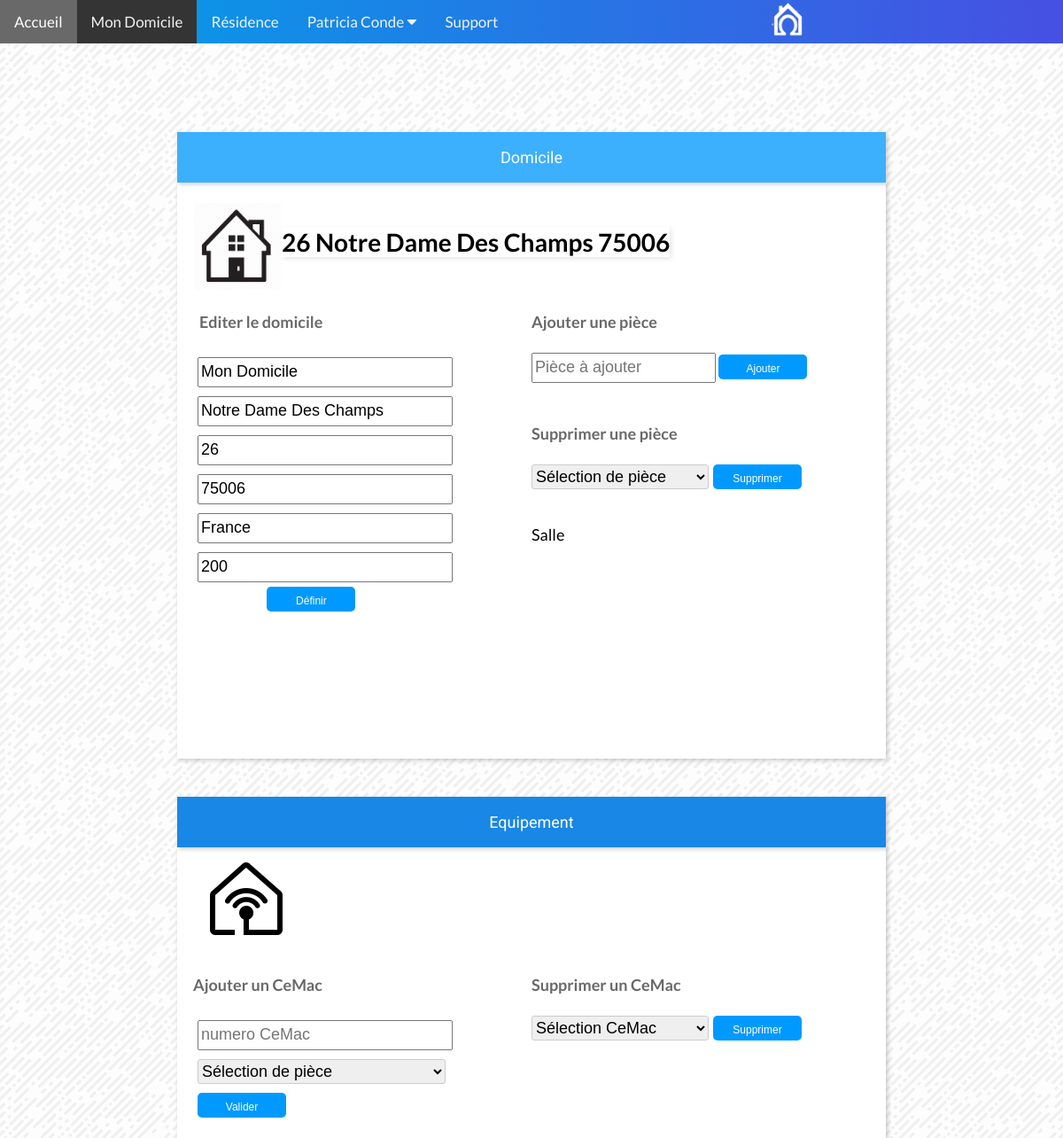
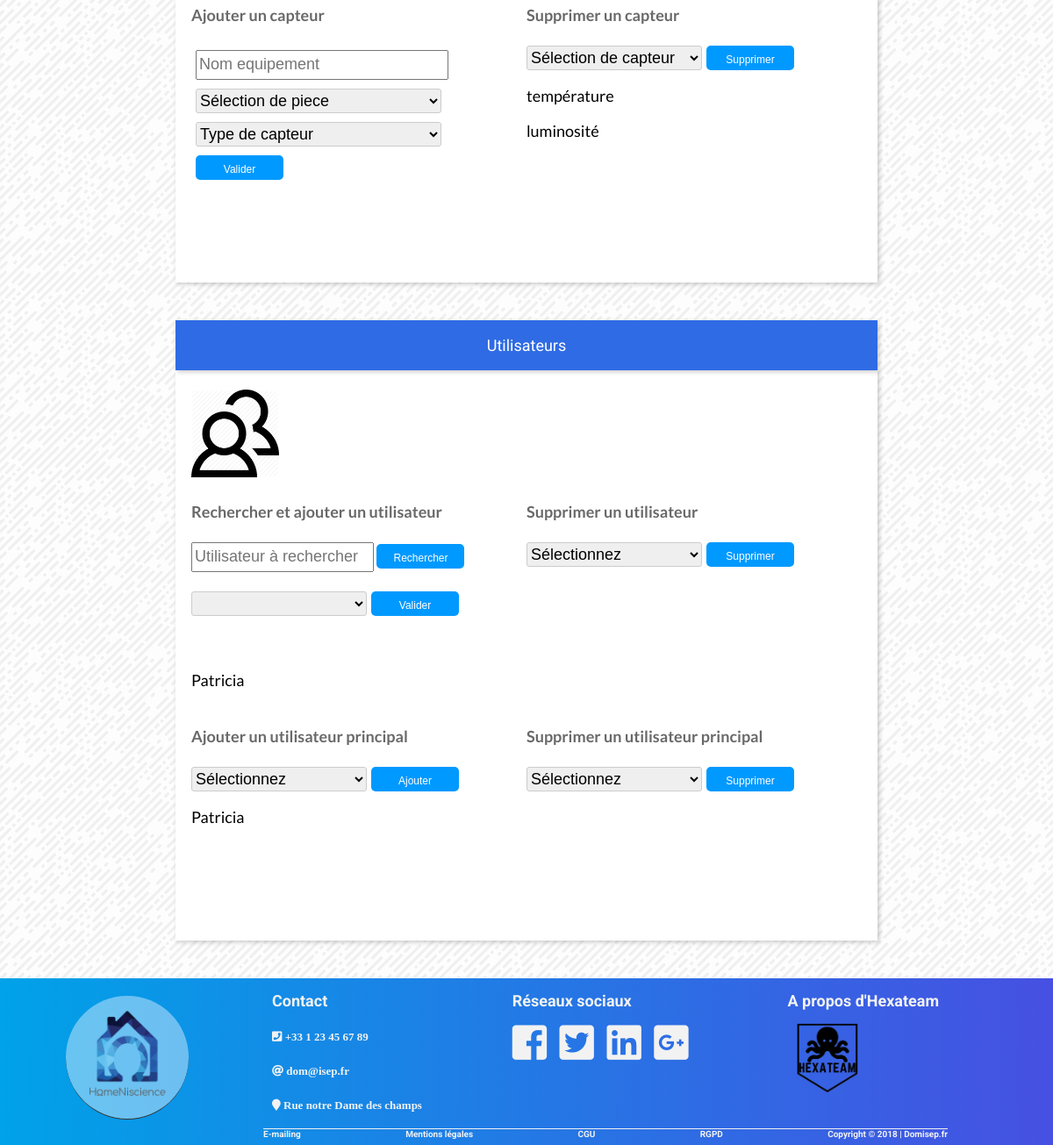
The page /page/domicile/index.php (signed in) on the database its author committed (2 pictures, top to bottom).
### tables this page shows
CREATE TABLE IF NOT EXISTS `utilisateur` (
  `ID` int(11) NOT NULL AUTO_INCREMENT,
  `ID_domicile` int(11) NOT NULL,
  `email` varchar(50) NOT NULL,
  `mot_de_passe` varchar(60) NOT NULL,
  `nom` varchar(50) NOT NULL,
  `prenom` varchar(50) NOT NULL,
  `adresse` varchar(50) NOT NULL,
  `numero_fixe` varchar(50) NOT NULL,
  `numero_mobile` varchar(50) NOT NULL,
  `ID_type_utilisateur` int(11) NOT NULL,
  `ID_langue` int(11) NOT NULL,
  `image` varchar(50) NOT NULL,
  `ID_theme` int(11) NOT NULL,
  `ID_mode_paiement` int(11) NOT NULL,
  PRIMARY KEY (`ID`)
);

CREATE TABLE IF NOT EXISTS `domicile` (
  `ID` int(11) NOT NULL AUTO_INCREMENT,
  `ID_utilisateur_principal` int(11) NOT NULL,
  `nom` varchar(50) NOT NULL,
  `nombre_pieces` int(11) NOT NULL,
  `superficie` int(11) NOT NULL,
  `ID_type_habitation` int(11) NOT NULL,
  `numero_habitation` char(5) NOT NULL,
  `rue` varchar(50) NOT NULL,
  `code_postal` char(5) NOT NULL,
  `pays` varchar(50) NOT NULL,
  `ID_confidentialite` int(11) NOT NULL,
  `ID_gestionnaire` int(11) NOT NULL,
  `consommation` int(11) DEFAULT '0',
  PRIMARY KEY (`ID`)
);

CREATE TABLE IF NOT EXISTS `piece` (
  `ID` int(11) NOT NULL AUTO_INCREMENT,
  `ID_domicile` int(11) NOT NULL,
  `nom` varchar(50) NOT NULL,
  `nombre_capteurs` int(11) NOT NULL,
  PRIMARY KEY (`ID`)
);

CREATE TABLE IF NOT EXISTS `equipement` (
  `ID` int(11) NOT NULL AUTO_INCREMENT,
  `ID_piece` int(11) NOT NULL,
  `nom` varchar(50) NOT NULL,
  `ID_type_equipement` int(11) NOT NULL,
  PRIMARY KEY (`ID`)
);

### page/domicile/index.php (called while the page is built, shortened)
<?php
if(!isset($_SESSION)){
  $ID_utilisateur_principal=$_SESSION['ID'];
}
require('../../connexion_bdd.php');
require('domicile-model.php');
try {
    $ID_domicile=ID_domicile2($ID_utilisateur_principal);
    $domicile = Afficher_domicile($ID_domicile);
    $piece_ajoutées = Afficher_piece($ID_domicile);
    $kay=Verification_domicile($ID_domicile);
    $reponse_piece = Afficher_piece($ID_domicile);
    $equipement_ajoutés = Afficher_capteur($ID_domicile) ;
    $reponse_utilisateurs = Afficher_utilisateur($ID_domicile);
    $reponse_utilisateurs2 = Afficher_utilisateur_principal($ID_domicile);
  require('domicile.php');
}catch (Exception $e) {
  echo 'Erreur : '.$e->getMessage();
}

### page/domicile/domicile-model.php (called while the page is built, shortened)
<?php
function Verification_domicile($ID_domicile)
{
    global $bdd;
    $domicile = $bdd->query("SELECT nom,numero_habitation,rue,code_postal,superficie,pays FROM domicile WHERE ID= $ID_domicile ORDER BY ID");
    $rue=$domicile->fetch();
    return $rue['rue'];
}
function ID_domicile2($ID_SESSION)
{
    global $bdd;
    $ID = $bdd->query("SELECT ID_domicile FROM utilisateur WHERE ID=$ID_SESSION");
    $ID_domicile=$ID->fetch();
    if ($ID_domicile>0){
        return $ID_domicile['ID_domicile'];
    }
    else{
        $ID_domicile=0;
        return $ID_domicile;
    }
}
function Afficher_domicile($ID_domicile)
{
    global $bdd;
    $domicile = $bdd->query("SELECT nom,numero_habitation,rue,code_postal,superficie,pays FROM domicile WHERE ID= $ID_domicile ORDER BY ID");
    return $domicile;
}
function Afficher_piece($ID_domicile)
{
    global $bdd;
    $piece_ajoutées = $bdd->query("SELECT ID, nom FROM piece WHERE ID_domicile=$ID_domicile ORDER BY ID");
    return $piece_ajoutées;
}
function Afficher_capteur($ID_domicile)
{
    global $bdd;
    $capt = $bdd->query("SELECT equipement.nom,equipement.ID FROM equipement JOIN piece ON equipement.ID_piece = piece.ID WHERE piece.ID_domicile=$ID_domicile  ");
    return $capt;
}
function Afficher_utilisateur($ID_domicile)
{
    global $bdd;
    $reponse_ajout = $bdd->query("SELECT prenom,ID FROM utilisateur WHERE ID_domicile=$ID_domicile AND ID_domicile>0  ");
    return $reponse_ajout;
}
function Afficher_utilisateur_principal($ID_domicile)
{
    global $bdd;
    $reponse_utilisateurs = $bdd->query("SELECT ID,prenom FROM utilisateur WHERE ID_domicile=$ID_domicile AND ID_type_utilisateur=2 AND ID_domicile>0 ORDER BY ID");
    return $reponse_utilisateurs;
}

### page/domicile/ajout_capteur.php (the view, shortened to what this page needs)
<!DOCTYPE html>
<html>
<head>
    <link rel="stylesheet" href="ajout.css" />
</head>
<body>
    <div style="display:flex;flex-wrap: nowrap">
        <img src="sensorsicon.png" style="height: 100px;width: 100px; margin: 10px ">
    </div>
    <article>
    <div class="formulaire">
        <form class="add_cEMAC" action="index.php" method="post">
            <h4>Ajouter un CeMac</h4>
            <input class="champ" type="text" id="numero" name="numero" placeholder="numero CeMac" required style="width: 280px;  margin: 5px ">
            <select class="select-style" id="piece" name="piece" required style="width: 280px;  margin: 5px ">
                <option value="NULL"> Sélection de pièce </option>
            </select>
            <br>
            <input class="boutton" name="addc" type="submit" value="Valider" style="  margin: 5px ">
        </form>
    </div>
        <div class="formulaire">
        <form method="POST" action="index.php">
            <h4>Supprimer un CeMac</h4>
            <select class="select-style" id="piece" name="ID_cem" required >
                <option value="NULL"> Sélection CeMac </option>
                <input class="boutton" type="submit" name="delce" value="Supprimer" >
        </form>
    </div>
    </article>
    <article>
    <div class="formulaire">
        <form class="add_capt" method="post">
            <h4>Ajouter un capteur</h4>
            <input class="champ" type="text" id="nom" name="nom" placeholder="Nom equipement" required style="width: 280px;  margin: 5px ">
            <select class="select-style" id="piece" name="piece" required style="width: 280px;  margin: 5px ">
                <option value="NULL"> Sélection de piece </option>
            </select>
            <select class="select-style" id="type_capteur" name="type_capteur" required style="width: 280px;  margin: 5px ">
                <option value="NULL"> Type de capteur </option>
            </select>
            <br>
            <input class="boutton" name="add" type="submit" value="Valider" style="  margin: 5px ">
        </form>
    </div>
    <div class="formulaire">
        <form method="POST">
            <h4>Supprimer un capteur</h4>
            <select class="select-style" id="piece" name="ID_capt" required>
                <option value="NULL"> Sélection de capteur </option>
                <input class="boutton" type="submit" name="dell" value="Supprimer" >
        </form>
        <?php
        while ($equ_dom = $equipement_ajoutés->fetch()){
        ?><p style="/*box-shadow: 2px 2px 5px rgba(0, 0, 0, .1);*/">
            <?php echo $equ_dom['nom']; ?>
            <?php
            }
            ?>
    </div>
    </article>
</body>

### page/header.php (shortened to what this page needs)
<?php
try {
  $bdd = new PDO('mysql:host=localhost;dbname=homeniscience;charset=utf8', 'root', '');
} catch (Exception $e) {
  die('Erreur : '.$e->getMessage());
}
function getNom() {
  global $bdd;
  $get = $bdd->prepare('SELECT prenom, nom FROM utilisateur WHERE ID = ?');
  $get->execute(array($_SESSION['ID']));
  return $get;
}
$name = getNom()->fetch();?>
<!DOCTYPE html>
<html>
<head>
  <link rel="stylesheet" href="https://use.fontawesome.com/releases/v5.0.13/css/all.css">
</head>
<body>
  <div class="topnav" id="myTopnav">
    <a id="accueil" href="/homeniscience/page/accueil/index.php">Accueil</a>
    <a id="domicile" href="/homeniscience/page/domicile/">Mon Domicile</a>
    <a id="residence" href="/homeniscience/page/gestionnaire/controller">Résidence</a>
    <div class="dropdown">
      <button class="dropbtn"><?php echo $name['prenom'].' '.$name['nom']; ?>
        <i class="fa fa-caret-down"></i>
      </button>
    </div>
    <a id="support" href="/homeniscience/page/support">Support</a>
    <img class="imgheader" src="/homeniscience/page/support/header_logo.png" alt="">
  </div>
</body>
</html>

### page/domicile/Ajout-domicile.php (shortened to what this page needs)
<!DOCTYPE html>
<html>
<head>
    <link rel="stylesheet" href="ajout.css">
</head>
<div>
<br>
<div style="display:flex;flex-wrap: nowrap">
<img src="homeicone.png" style="height: 100px;width: 100px;">
<div style="display: inline-block">
<?php
$rue='';
$nom='';
$num='';
$pays='';
$cpost='';
$super='';
while ($dom = $domicile->fetch()){
    ?>
    <h3 style="box-shadow: 2px 2px 5px rgba(0, 0, 0, .1); font-size: 28px ">
        <?php echo  ' ', $dom['numero_habitation'],' ', $dom['rue'],' ', $dom['code_postal']; ?></h3>
    <?php
    $rue=$dom['rue'];
    $nom=$dom['nom'];
    $num=$dom['numero_habitation'];
    $pays=$dom['pays'];
    $cpost=$dom['code_postal'];
    $super=$dom['superficie'];
}
?>
</div>
</div>
    <article>
        <div class="formulaire">
            <form class="deff_domicile" method="post">
            <h4>&nbsp Editer le domicile</h4>
        <input type="text" id="name" name="nom" placeholder="Nom du domicile "  <?php if(strlen( $nom )>1){ echo 'value="',$nom,'"'; }?>" style="width: 280px;  margin: 5px " >
        <input type="text" id="adresse" name="rue" placeholder="Votre rue" <?php if(strlen( $nom )>1){ echo 'value="',$rue,'"';} ?>" style="width: 280px;  margin: 5px">
        <input type="text" id="num" name="num" placeholder="Numéro de rue" <?php if(strlen( $nom )>1){ echo 'value="',$num,'"';} ?>" style="width: 280px;  margin: 5px">
        <input type="text" id="cpost" name="post" placeholder="Code postal" <?php if(strlen( $nom )>1){ echo 'value="',$cpost,'"';} ?>" style="width: 280px;  margin: 5px">
        <input type="text" id="pays" name="pays" placeholder="Pays" <?php if(strlen( $nom )>1){ echo 'value="',$pays,'"';} ?>" style="width: 280px;  margin: 5px">
        <input type="text" id="superficie" name="size" placeholder="Superficie " <?php if(strlen( $nom )>1){ echo 'value="',$super,'"';} ?>" style="width: 280px;  margin: 5px" >
        <br>
                &nbsp  &nbsp &nbsp&nbsp  &nbsp &nbsp &nbsp &nbsp &nbsp &nbsp &nbsp &nbsp &nbsp<input class="boutton" type="submit" name="ajouter" value="Définir" >
    </form>
</div>
<div class="formulaire">
    <h4>Ajouter une pièce</h4>
    <form class="add_room" method="post">
        <input type="text" id="piece" name="piece" placeholder="Pièce à ajouter ">
        <input class="boutton" type="submit" name="ajoutpiece" value="Ajouter">
    </form>
    <form method="POST">
        <br>
        <h4>Supprimer une pièce</h4>
        <select class="select-style" id="piece" name="nom_piece" required>
            <option value="NULL"> Sélection de pièce </option>
            <input class="boutton" type="submit" name="accepter" value="Supprimer" >
    </form>
    <br>
    <?php
    while ($piece_dom = $piece_ajoutées->fetch()){
    ?><p style="/*box-shadow: 2px 2px 5px rgba(0, 0, 0, .1);*/">
        <?php  echo  $piece_dom['nom']; ?>
        <?php
        }
        ?>
</div>
        </article>
    <br>
</div>
</html>

### page/domicile/ajout_utilisateur.php (shortened to what this page needs)
<!DOCTYPE html>
<html>
<head>
    <link rel="stylesheet" href="ajout.css">
</head>
<body>
<br>
<img src="usericone.png" style="height: 100px;width: 100px; display:inline-block">
<article>
<div class="formulaire">
    <h4>Rechercher et ajouter un utilisateur</h4>
    <form class="add_capt" method="post" action="index.php">
        <input class="champ" type="text" id="nom" name="nom" placeholder="Utilisateur à rechercher" required>
        <input class="boutton" type="submit" name="recherche" value="Rechercher">
    </form>
    <br>
    <form method="POST">
        <select class="select-style" id="piece" name="user" required>
        <input class="boutton" type="submit" name="Valider" value="Valider" >
    </form>
</div>
<div class="formulaire">
    <form method="POST">
        <h4>Supprimer un utilisateur</h4>
        <select class="select-style" id="piece" name="member" required>
            <option value="NULL"> Sélectionnez </option>
            <input class="boutton" type="submit" name="Supp" value="Supprimer" >
    </form>
</div>
</article>
    <br>
    <br>
        <?php
        while ($utilisateurs = $reponse_utilisateurs->fetch()){
            ?>
            <p style="/*box-shadow: 2px 2px 5px rgba(0, 0, 0, .1);*/" ><?php echo $utilisateurs['prenom']; ?></p>
            <?php
        }
        ?>
<article>
    <div class="formulaire">
        <form method="POST">
            <h4>Ajouter un utilisateur principal</h4>
            <select class="select-style" id="piece" name="princip" required>
                <option value="NULL"> Sélectionnez </option>
                <input class="boutton" type="submit" name="admin" value="Ajouter" >
        </form>
    </div>
    <div class="formulaire">
        <form method="POST">
            <h4>Supprimer un utilisateur principal</h4>
            <select class="select-style" id="piece" name="noprincip" required>
                <option value="NULL"> Sélectionnez </option>
                <input class="boutton" type="submit" name="SuppAdmin" value="Supprimer" >
        </form>
    </div>
</article>
<?php
while ($utilisateurs = $reponse_utilisateurs2->fetch()){
    ?>
    <p style="/*box-shadow: 2px 2px 5px rgba(0, 0, 0, .1);*/" ><?php echo $utilisateurs['prenom']; ?></p>
    <?php
}
?>
</body>

### page/domicile/domicile2.0.css (style rules this page uses)
* { text-decoration: none; //box-sizing: border-box; }
.active, .accordion:hover { background-color: #ccc; }

### page/domicile/ajout.css (style rules this page uses)
* { font-size: large; }
article { display: flex; flex-wrap: wrap; flex-direction: row; }
div.formulaire { display: inline-block; flex-direction: column; width: 50%; }
input { width: 200px; height: 28px; }
.select-style { border: 1px solid #ccc; width: 200px; height: 28px; border-radius: 3px; overflow: hidden; margin-right: 5px; }
.boutton { width:100px; line-height: 12px; max-width:100px; border-radius : 5px; background-color: #0099ff; color:white; padding:10px; font-size:12px; border:none; cursor:pointer; }
h4 { color: #696969; }

### page/header.php (style rules this page uses)
body { margin:0; font-family:'Lato'; background: url('/homeniscience/page/img/funky-lines.png'); background-attachment: fixed; }
.topnav { overflow: hidden; background:linear-gradient(-90deg, #4650E2, #00A2E8); }
.topnav a { float: left; display: block; color: #f2f2f2; text-align: center; padding: 14px 16px; text-decoration: none; font-size: 17px; }
.active { background-color: #343434; color: white; }
.dropdown { float: left; overflow: hidden; }
.dropdown .dropbtn { font-size: 17px; border: none; outline: none; color: #f2f2f2; padding: 14px 16px; background-color: inherit; font-family: inherit; margin: 0; }
.imgheader { text-align:center; max-height:45px; display:block; margin:auto; }

### rows shown on the page
utilisateur: prenom "Patricia", nom "Conde"
domicile: numero_habitation "26", rue "Notre Dame Des Champs", code_postal "75006", nom "Mon Domicile", num "26", post "75006", pays "France", size "200"
piece: nom "Salle"
equipement: nom "température"
equipement: nom "luminosité"
